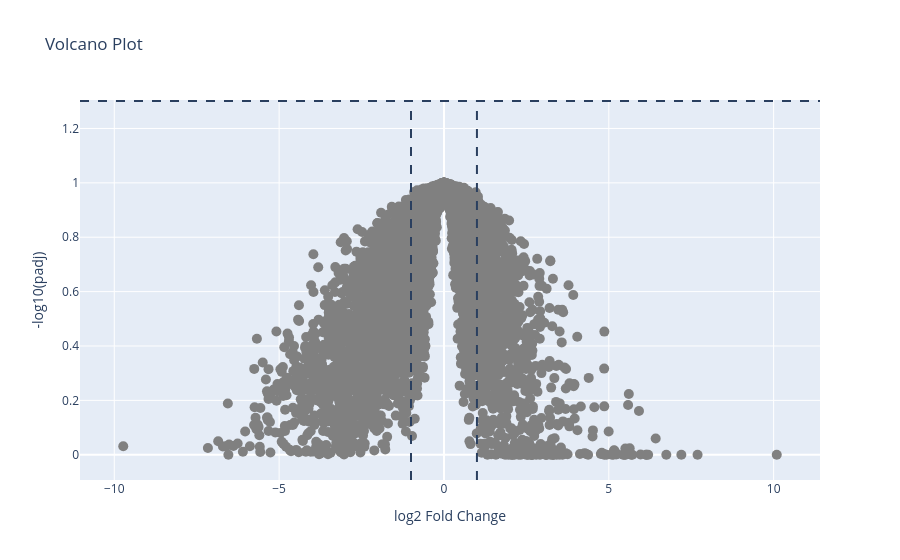

Here is the notebook cell this chart was saved with:
### Code cell
#prova demut volcano plot
#!/usr/bin/env python
# coding: utf-8

import pandas as pd
from decimal import Decimal
import sys
import os
import numpy as np
from function_new_prova import mapping_ensg
import pandas as pd
import os 
import matplotlib.pyplot as plt
import seaborn as sns
import sys
import subprocess
from pathlib import Path
import configparser
from scipy.stats import ranksums
import numpy as np
from lifelines import KaplanMeierFitter
from lifelines.statistics import logrank_test
from lifelines.plotting import add_at_risk_counts
from statsmodels.stats import multitest as multi
import plotly.express as px
import plotly.graph_objects as go 
import shutil
#from statannotations.Annotator import Annotator
from decimal import Decimal

def plotly_volcano(df,cartella,tumor):

    significance_threshold = -np.log10(0.05)
    fold_change_threshold = 1
    df['color'] = 'grey'  # default colore
    df.loc[(df['padj'] > significance_threshold), 'color'] = 'grey'  
    df.loc[(df['padj'] < significance_threshold), 'color'] = 'grey'  
    df.loc[(df['log2FoldChange'] >= fold_change_threshold) & (df['padj'] > significance_threshold), 'color'] = 'red' # Up-regolati
    df.loc[(df['log2FoldChange'] <= -fold_change_threshold) & (df['padj'] > significance_threshold), 'color'] = 'blue'  # Down-regolati
   
    fig=go.Figure()
    trace1=go.Scatter(
        x=df['log2FoldChange'],
        y=df['padj'],
        mode='markers',
        hovertext=list(df['GeneSymbol']),
        marker=dict(
            color=df['color'],  # Usa la colonna color per colorare i punti
            size=10
        ),
    )
    fig.add_trace(trace1)
    fig.add_hline(y=(significance_threshold),line_dash="dash")# Padj cutoff
    fig.add_vline(x=fold_change_threshold, line_dash="dash")# line_color="black")  # Fold change positivo cutoff
    fig.add_vline(x=-fold_change_threshold, line_dash="dash")#, line_color="black")  # Fold change negativo cutoff

    fig.update_layout(
        title="Volcano Plot",
        xaxis_title="log2 Fold Change",
        yaxis_title="-log10(padj)"
    )
    #fig.write_html(cartella+'/'+tumor+'.html')
    fig.show()

if __name__ == "__main__":
    # tumor= sys.argv[1]
    # file_result= sys.argv[2] #"/mnt/data/notturno/deseq2/tobacco_smoking_history/BLCA/result_BLCA.txt"
    # dir_saveresults=sys.argv[3]
    tumor='CHOL'
    file_result= "res_CHOL_KRAS.txt"
    dir_saveresults="/Users/chiaranotturnogranieri/Desktop/progetti/git/web_app/webserver/rolls/static/media/saveanalisi/prova/"
    #generare file html plotly per volcano plot nella cartella risultati
    path_result=os.path.join(dir_saveresults,file_result)
    print(path_result)
    df=pd.read_csv(path_result,sep="\t",header=None,skiprows=1)

    df.columns=["ENSG","baseMean","log2FoldChange","lfcSE","stat","pvalue","padj"]

    file_mapped=mapping_ensg()
    ens2sym=pd.read_csv(file_mapped,sep="\t",index_col=0)
    

    GS=[]
    for i in df.ENSG:
        if i in ens2sym.index:
            GS.append(ens2sym.loc[i,"gene_symbol"])
        else:
            GS.append(i)


    df["GeneSymbol"]=GS
    col=["GeneSymbol","ENSG","log2FoldChange","padj"]

    df=df.loc[:,col].set_index("ENSG")
  
    df.log2FoldChange=[round(x, 3) for x in df.log2FoldChange]

    #df.to_csv(os.path.join(dir_saveresults,'result.txt'), sep="\t")

    display(df.head())
    print('################')
    #df_res=pd.read_csv(os.path.join(dir_saveresults,'result.txt'),sep="\t")
   # display(df_res.head())
    
    df_plot=df.copy()
    #df_plot['padj']=np.log10(df_plot['padj'])*(-1)
    #df_plot.to_csv(os.path.join(dir_saveresults,'result_-log.txt'), sep="\t")
    display(df_plot.head())
    plotly_volcano(df_plot,dir_saveresults,tumor)
    

    # df_res.padj=['%.2E' % Decimal(x) for x in df_res.padj]
    # display(df_res)

    #df.padj=['%.2E' % Decimal(x) for x in df.padj]
    display(df)


    display(df.sort_values(by='padj', ascending=True).head(10))
    # #plt
    # df_plot=df
    # #df_plot['padj']=np.log10(df_plot['padj'])*(-1)
    # df['padj']=np.log10(df['padj'])*(-1)
    # plotly_volcano(df,dir_saveresults,tumor)

    # #sovrascrive il file di risultati
    # df.padj=['%.2E' % Decimal(x) for x in df.padj]
     
    
    # #df.to_csv(path_result,sep="\t")
    # #df.to_csv(os.path.join(dir_saveresults,'result.txt'), sep="\t")

### Figure 1 — Plotly figure (JSON) as saved in the notebook; plotly's stock layout.template omitted (floating-point values rounded to 4 significant figures; data arrays with more than 128 entries replaced by an {"elided": "..."} marker saying what was removed)
{"data": [{"hovertext": {"elided": "19482 str values"}, "marker": {"color": {"elided": "19482 str values"}, "size": 10}, "mode": "markers", "type": "scatter", "x": {"elided": "19482 float values"}, "y": {"elided": "19482 float values"}}], "layout": {"shapes": [{"line": {"dash": "dash"}, "type": "line", "x0": 0, "x1": 1, "xref": "x domain", "y0": 1.301, "y1": 1.301, "yref": "y"}, {"line": {"dash": "dash"}, "type": "line", "x0": 1, "x1": 1, "xref": "x", "y0": 0, "y1": 1, "yref": "y domain"}, {"line": {"dash": "dash"}, "type": "line", "x0": -1, "x1": -1, "xref": "x", "y0": 0, "y1": 1, "yref": "y domain"}], "title": {"text": "Volcano Plot"}, "xaxis": {"title": {"text": "log2 Fold Change"}}, "yaxis": {"title": {"text": "-log10(padj)"}}}}
